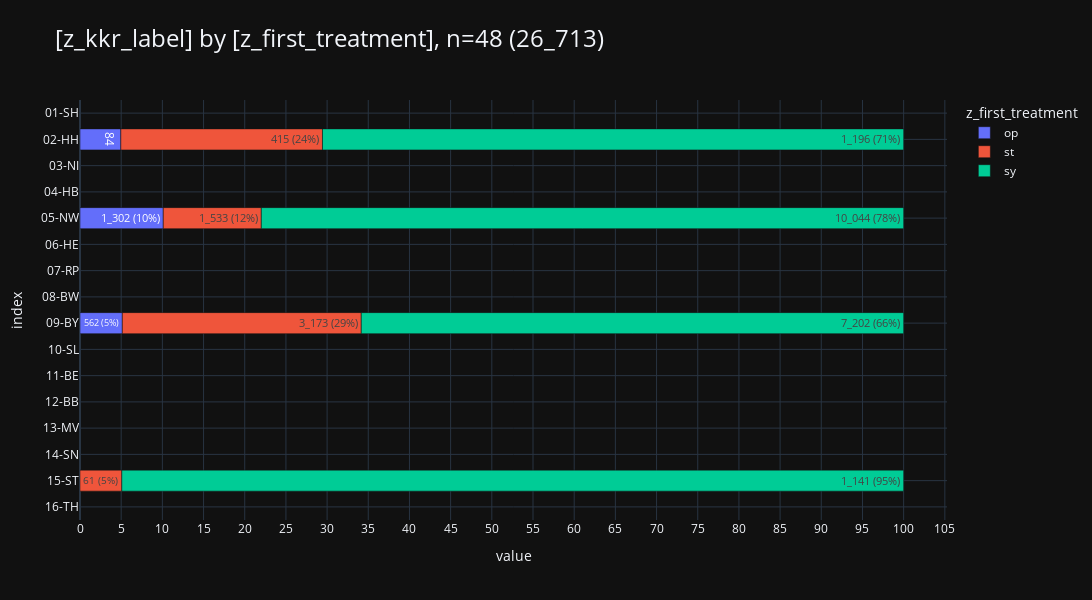

Here is the notebook cell this chart was saved with:
### Code cell
_df = db_delay.filter("left(z_kkr_label,2)::int8 in (2,5,9,15)").to_df().iloc[:,[0,2,1]]
display(_df)
pls.plot_stacked_bars(
    _df,
    height=600,
    width=1600,
    orientation="h",
    relative=True,
    show_pct_bar=True,
    kkr_col="z_kkr_label",
    # renderer="png",
    )

### Figure 1 — Plotly figure (JSON) as saved in the notebook; plotly's stock layout.template omitted (floating-point values rounded to 4 significant figures)
{"data": [{"hovertemplate": "col=op<br>value=%{x}<br>index=%{y}<br>cnt_pct_bar_str=%{text}<extra></extra>", "legendgroup": "op", "marker": {"color": "#636EFA", "pattern": {"shape": ""}}, "name": "op", "orientation": "h", "showlegend": true, "text": ["0", "84", "0", "0", "1_302 (10%)", "0", "0", "0", "562 (5%)", "0", "0", "0", "0", "0", "0", "0"], "textposition": "auto", "type": "bar", "x": [0.0, 84.0, 0.0, 0.0, 1302.0, 0.0, 0.0, 0.0, 562.0, 0.0, 0.0, 0.0, 0.0, 0.0, 0.0, 0.0], "xaxis": "x", "y": ["01-SH", "02-HH", "03-NI", "04-HB", "05-NW", "06-HE", "07-RP", "08-BW", "09-BY", "10-SL", "11-BE", "12-BB", "13-MV", "14-SN", "15-ST", "16-TH"], "yaxis": "y"}, {"hovertemplate": "col=st<br>value=%{x}<br>index=%{y}<br>cnt_pct_bar_str=%{text}<extra></extra>", "legendgroup": "st", "marker": {"color": "#EF553B", "pattern": {"shape": ""}}, "name": "st", "orientation": "h", "showlegend": true, "text": ["0", "415 (24%)", "0", "0", "1_533 (12%)", "0", "0", "0", "3_173 (29%)", "0", "0", "0", "0", "0", "61 (5%)", "0"], "textposition": "auto", "type": "bar", "x": [0.0, 415.0, 0.0, 0.0, 1533.0, 0.0, 0.0, 0.0, 3173.0, 0.0, 0.0, 0.0, 0.0, 0.0, 61.0, 0.0], "xaxis": "x", "y": ["01-SH", "02-HH", "03-NI", "04-HB", "05-NW", "06-HE", "07-RP", "08-BW", "09-BY", "10-SL", "11-BE", "12-BB", "13-MV", "14-SN", "15-ST", "16-TH"], "yaxis": "y"}, {"hovertemplate": "col=sy<br>value=%{x}<br>index=%{y}<br>cnt_pct_bar_str=%{text}<extra></extra>", "legendgroup": "sy", "marker": {"color": "#00CC96", "pattern": {"shape": ""}}, "name": "sy", "orientation": "h", "showlegend": true, "text": ["0", "1_196 (71%)", "0", "0", "10_044 (78%)", "0", "0", "0", "7_202 (66%)", "0", "0", "0", "0", "0", "1_141 (95%)", "0"], "textposition": "auto", "type": "bar", "x": [0.0, 1196.0, 0.0, 0.0, 10040.0, 0.0, 0.0, 0.0, 7202.0, 0.0, 0.0, 0.0, 0.0, 0.0, 1141.0, 0.0], "xaxis": "x", "y": ["01-SH", "02-HH", "03-NI", "04-HB", "05-NW", "06-HE", "07-RP", "08-BW", "09-BY", "10-SL", "11-BE", "12-BB", "13-MV", "14-SN", "15-ST", "16-TH"], "yaxis": "y"}], "layout": {"barmode": "relative", "barnorm": "percent", "height": 600, "legend": {"title": {"text": "z_first_treatment"}, "tracegroupgap": 0, "traceorder": "normal"}, "title": {"font": {"size": 24}, "text": "[z_kkr_label] by [z_first_treatment], n=48 (26_713)", "xanchor": "left", "y": 0.95, "yanchor": "top"}, "width": 1600, "xaxis": {"anchor": "y", "domain": [0, 1], "dtick": 5, "gridwidth": 1, "showgrid": true, "title": {"text": "value"}}, "yaxis": {"anchor": "x", "categoryarray": ["16-TH", "15-ST", "14-SN", "13-MV", "12-BB", "11-BE", "10-SL", "09-BY", "08-BW", "07-RP", "06-HE", "05-NW", "04-HB", "03-NI", "02-HH", "01-SH"], "categoryorder": "array", "domain": [0, 1], "gridwidth": 1, "showgrid": true, "title": {"text": "index"}}}}
